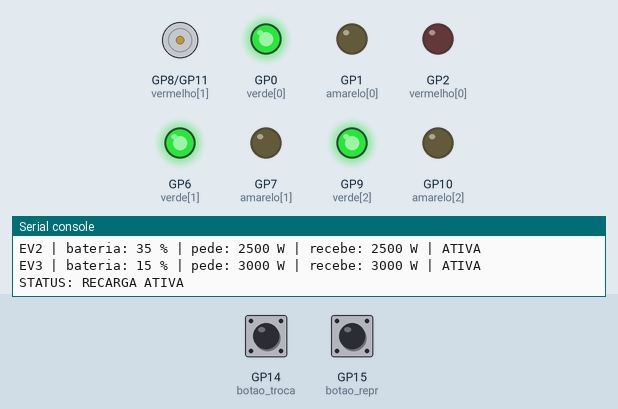
This program was run on a simulated Raspberry Pi Pico running MicroPython. Shown: motor-driver pin pairs drawn as motors (green arrow = first pin HIGH = forward, orange = second pin HIGH = backward, longer = more drive), output pins drawn as LEDs (lit = HIGH), the last lines printed to the serial console. Wiring (from the project's diagram.json): green LED on GP0, yellow LED on GP1, red LED on GP2, green LED on GP6, yellow LED on GP7, red LED on GP8, green LED on GP9, yellow LED on GP10, red LED on GP11, green button on GP14. Dashed ring = blinking. The test bench sets the inputs (shaded band); at power-on: GP14 (botao_troca) HIGH, GP15 (botao_repr) HIGH.

Above: at 1.2 s.
1.3 s: GP14 (botao_troca) pulled LOW for 1 s
At 1.51 s:
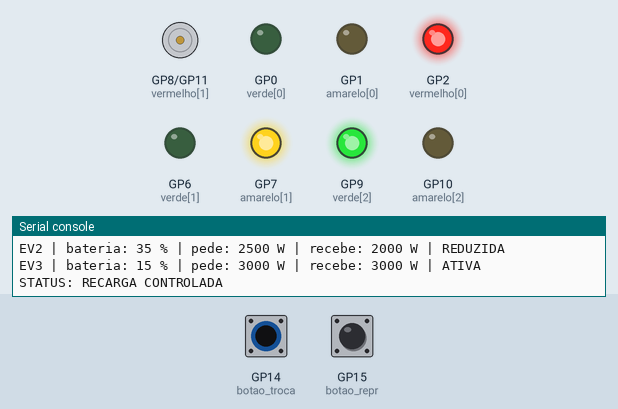
3.8 s: GP14 (botao_troca) pulled LOW for 0.15 s
At 4.9 s:
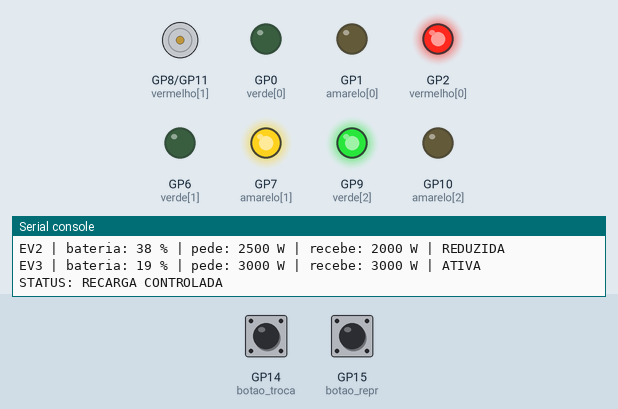
5.4 s: GP14 (botao_troca) pulled LOW for 3.2 s
At 6.86 s:
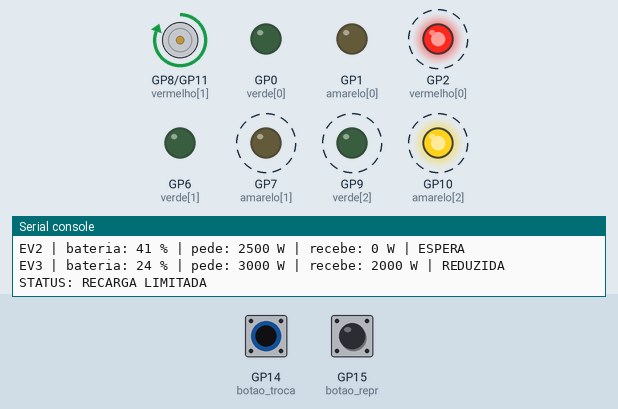
Timing chart, 0 to 41.1 s (numbered marks = the images above; inputs shaded):
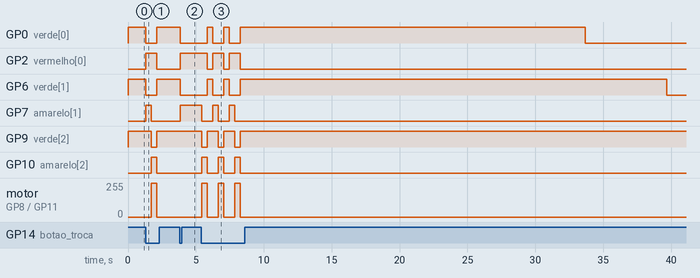

Measured:
- after the input at 1.3 s, GP0 (verde[0]), GP6 (verde[1]): HIGH → LOW at once, → HIGH 0.81 s later; GP2 (vermelho[0]): LOW → HIGH at once, → LOW 0.81 s later; GP7 (amarelo[1]): LOW → HIGH at once, → LOW 0.41 s later; GP9 (verde[2]): HIGH → LOW after 0.42 s, → HIGH 0.41 s later; GP10 (amarelo[2]): LOW → HIGH after 0.42 s, → LOW 0.41 s later
- after the input at 3.8 s, GP0 (verde[0]), GP6 (verde[1]): HIGH → LOW at once; GP2 (vermelho[0]), GP7 (amarelo[1]): LOW → HIGH at once
- after the input at 5.4 s, GP10 (amarelo[2]): alternates HIGH for 0.41 s and LOW for 0.81 s, 6 changes in all, then stays LOW, starting at once

The program:

main.py
```python
from machine import Pin
import time

energias = [8000, 5000, 2000]
situacao = 0

nomes = ["EV1", "EV2", "EV3"]
bateria = [60, 35, 15]
pedido = [2000, 2500, 3000]
recebe = [0, 0, 0]
estado = ["", "", ""]

potencia_minima = 1000


verde = [Pin(0, Pin.OUT), Pin(6, Pin.OUT), Pin(9, Pin.OUT)]
amarelo = [Pin(1, Pin.OUT), Pin(7, Pin.OUT), Pin(10, Pin.OUT)]
vermelho = [Pin(2, Pin.OUT), Pin(8, Pin.OUT), Pin(11, Pin.OUT)]


botao_troca = Pin(14, Pin.IN, Pin.PULL_UP)
botao_repr = Pin(15, Pin.IN, Pin.PULL_UP)


def gerenciar(energia):
    restante = energia


    ordem = [0, 1, 2]
    for i in range(3):
        for j in range(2):
            if bateria[ordem[j]] > bateria[ordem[j + 1]]:
                aux = ordem[j]
                ordem[j] = ordem[j + 1]
                ordem[j + 1] = aux

    for i in ordem:
        recebe[i] = 0
        if bateria[i] >= 100:
            estado[i] = "CHEIO"
        elif restante >= pedido[i]:
            recebe[i] = pedido[i]
            estado[i] = "ATIVA"
        elif restante >= potencia_minima:
            recebe[i] = restante
            estado[i] = "REDUZIDA"
        else:
            estado[i] = "ESPERA"
        restante = restante - recebe[i]

    return restante


def acender_leds():
    for i in range(3):
        verde[i].value(0)
        amarelo[i].value(0)
        vermelho[i].value(0)
        if estado[i] == "ATIVA":
            verde[i].value(1)
        elif estado[i] == "REDUZIDA":
            amarelo[i].value(1)
        elif estado[i] == "ESPERA":
            vermelho[i].value(1)


def carregar_baterias():
    for i in range(3):
        bateria[i] = bateria[i] + recebe[i] / 1000 * 1.5
        if bateria[i] > 100:
            bateria[i] = 100


def mostrar(energia, sobra):
    demanda = 0
    for i in range(3):
        if bateria[i] < 100:
            demanda = demanda + pedido[i]

    print("=========================================")
    print("Situacao", situacao + 1)
    print("Energia disponivel:", energia, "W")
    print("Demanda total:", demanda, "W")
    for i in range(3):
        print(nomes[i], "| bateria:", int(bateria[i]), "% | pede:", pedido[i],
              "W | recebe:", recebe[i], "W |", estado[i])

    if energia >= demanda:
        print("STATUS: RECARGA ATIVA")
    elif energia >= demanda / 2:
        print("STATUS: RECARGA CONTROLADA")
    else:
        print("STATUS: RECARGA LIMITADA")


def mostrar_representacao(energia):
    print("--- Representacao da energia disponivel ---")
    print("Decimal:", energia)
    print("Hexadecimal:", hex(energia))
    print("Binario:", bin(energia))


print("Estacao de recarga iniciada!")
mostrar_representacao(energias[situacao])

sobra = gerenciar(energias[situacao])
acender_leds()
mostrar(energias[situacao], sobra)

contador = 0
while True:
    if botao_troca.value() == 0:
        situacao = situacao + 1
        if situacao == 3:
            situacao = 0
        mostrar_representacao(energias[situacao])
        sobra = gerenciar(energias[situacao])
        acender_leds()
        mostrar(energias[situacao], sobra)
        time.sleep(0.3)

    if botao_repr.value() == 0:
        mostrar_representacao(energias[situacao])
        time.sleep(0.3)

    contador = contador + 1
    if contador == 20:
        contador = 0
        carregar_baterias()
        sobra = gerenciar(energias[situacao])
        acender_leds()
        mostrar(energias[situacao], sobra)

    time.sleep(0.1)
```
